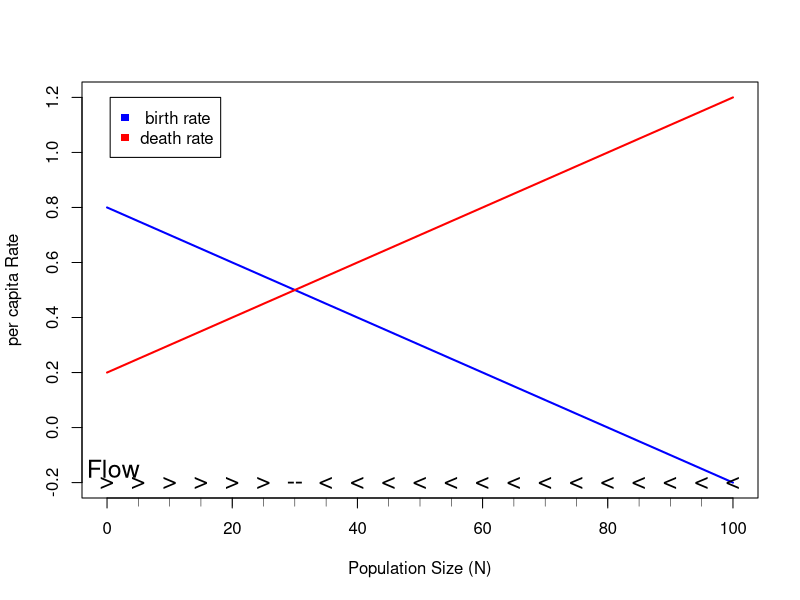

R code for this plot:

# Define the Rates function
pop.flow = function(b,d,a,c) {
  
  # Population size
  N = seq(0,100,5)
  
  # Define per-capita birth and death rates
  pcbr = b - a*N
  pcdr = d + c*N
  
  # Plot percapita birth and death rates as a function of N
  plot(N,pcbr,type='l',col='blue',lwd=2,ylim=c(min(c(pcbr,pcdr)),max(c(pcbr,pcdr))),xlab='Population Size (N)',ylab='per capita Rate')
  lines(N,pcdr,col='red',lwd=2) 
  legend(0.5,max(c(pcbr,pcdr)),c(' birth rate','death rate'),pch=15,col=c('blue','red'))
  rug(x=seq(5, 95, by = 5), side=1, ticksize=-0.02)
  # Add flow information
  text(1,(1-0.25)*min(c(pcbr,pcdr)),'Flow',cex=1.5)
  for (i in 1:length(N)) {
    loc = i
    if (pcbr[loc] > pcdr[loc]) {
      text(N[i],min(c(pcbr,pcdr)),'>',cex=1.5)
    } 
    if (pcbr[loc] < pcdr[loc]) {
      text(N[i],min(c(pcbr,pcdr)),'<',cex=1.5)
    }
    if (pcbr[loc] == pcdr[loc]) {
      text(N[i],min(c(pcbr,pcdr)),'--',cex=1.5)
    }
  }
}
# Plug in parameter values and run
pop.flow(b = 0.8, d =0.2, a = 0.01,c = 0.01)